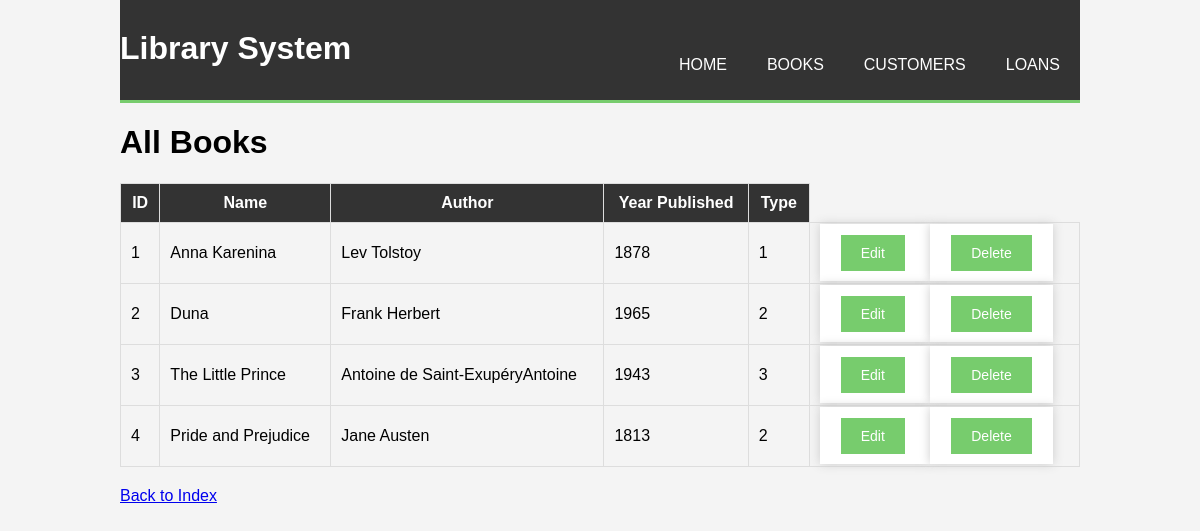
/books, run on the app's committed database.
### tables this page shows
CREATE TABLE Books (
    id INTEGER PRIMARY KEY,
    Name TEXT NOT NULL,
    Author TEXT NOT NULL,
    Year_Published INTEGER NOT NULL,
    Type INTEGER NOT NULL CHECK (Type IN (1, 2, 3))
);

### app.py (the view)
@app.route('/books')
def show_books():
    cur.execute("SELECT * FROM Books")
    books = cur.fetchall()
    return render_template('show_books.html', books=books)

### templates/show_books.html (shortened to what this page needs)
{% extends "layout.html" %}
{% block content %}
<h1>All Books</h1>
<table>
  <tr>
    <th>ID</th>
    <th>Name</th>
    <th>Author</th>
    <th>Year Published</th>
    <th>Type</th>
  </tr>
  {% for book in books %}
  <tr>
    <td>{{ book[0] }}</td>
    <td>{{ book[1] }}</td>
    <td>{{ book[2] }}</td>
    <td>{{ book[3] }}</td>
    <td>{{ book[4] }}</td>
    <td>
      <form action="/edit_book/{{ book[0] }}" method="GET" style="display:inline;">
        <button type="submit">Edit</button>
      </form>
      <form action="/delete_book/{{ book[0] }}" method="POST" style="display:inline;">
        <button type="submit">Delete</button>
      </form>
    </td>
  </tr>
  {% endfor %}
</table>
<a href="/">Back to Index</a>
{% endblock %}

### static/styles.css (style rules this page uses)
body { font-family: Arial, sans-serif; background-color: #f4f4f4; margin: 0; padding: 0; }
form { background: #fff; padding: 20px; margin: 20px 0; box-shadow: 0 0 10px #ccc; }
table { width: 100%; margin: 20px 0; border-collapse: collapse; }
table th, table td { padding: 10px; border: 1px solid #ddd; }
table th { background: #333; color: #fff; }
table tr:nth-child(even) { background: #f4f4f4; }
button { background: #77cc6d; border: none; color: white; padding: 10px 20px; text-align: center; text-decoration: none; display: inline-block; font-size: 14px; margin: 2px 1px; cursor: pointer; }

### data on the page
Books: id "1", Name "Anna Karenina", Author "Lev Tolstoy", Year_Published "1878", Type "1"
Books: id "2", Name "Duna", Author "Frank Herbert", Year_Published "1965", Type "2"
Books: id "3", Name "The Little Prince", Author "Antoine de Saint-ExupéryAntoine", Year_Published "1943", Type "3"
Books: id "4", Name "Pride and Prejudice", Author "Jane Austen", Year_Published "1813", Type "2"
